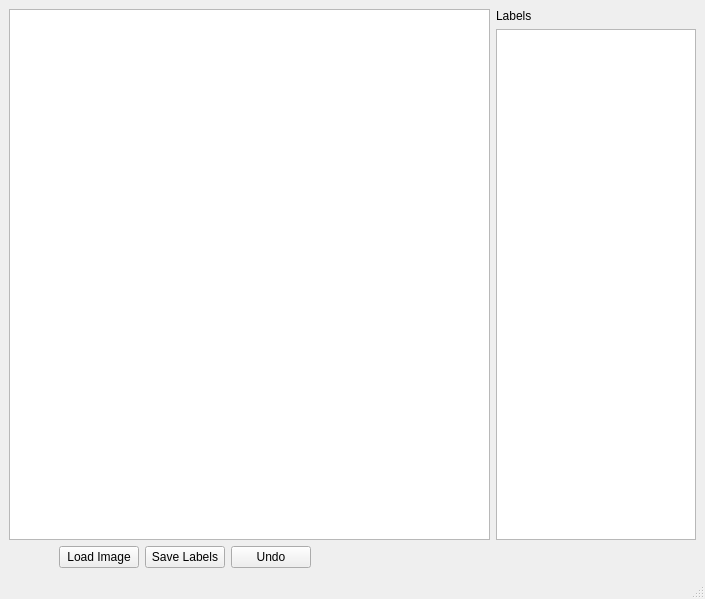
<?xml version="1.0" encoding="UTF-8"?>
<ui version="4.0">
 <class>MainWindow</class>
 <widget class="QMainWindow" name="MainWindow">
  <property name="geometry">
   <rect>
    <x>0</x>
    <y>0</y>
    <width>705</width>
    <height>599</height>
   </rect>
  </property>
  <property name="sizePolicy">
   <sizepolicy hsizetype="Maximum" vsizetype="Maximum">
    <horstretch>0</horstretch>
    <verstretch>0</verstretch>
   </sizepolicy>
  </property>
  <property name="windowTitle">
   <string>MainWindow</string>
  </property>
  <widget class="QWidget" name="centralwidget">
   <layout class="QGridLayout" name="gridLayout">
    <item row="2" column="0" colspan="2">
     <layout class="QHBoxLayout" name="horizontalLayout_2">
      <item>
       <spacer name="horizontalSpacer_2">
        <property name="orientation">
         <enum>Qt::Horizontal</enum>
        </property>
        <property name="sizeType">
         <enum>QSizePolicy::Fixed</enum>
        </property>
        <property name="sizeHint" stdset="0">
         <size>
          <width>50</width>
          <height>20</height>
         </size>
        </property>
       </spacer>
      </item>
      <item>
       <widget class="QPushButton" name="loadImgBtn">
        <property name="text">
         <string>Load Image</string>
        </property>
       </widget>
      </item>
      <item>
       <widget class="QPushButton" name="saveBtn">
        <property name="text">
         <string>Save Labels</string>
        </property>
       </widget>
      </item>
      <item>
       <widget class="QPushButton" name="undoBtn">
        <property name="text">
         <string>Undo</string>
        </property>
       </widget>
      </item>
      <item>
       <spacer name="horizontalSpacer">
        <property name="orientation">
         <enum>Qt::Horizontal</enum>
        </property>
        <property name="sizeHint" stdset="0">
         <size>
          <width>40</width>
          <height>20</height>
         </size>
        </property>
       </spacer>
      </item>
     </layout>
    </item>
    <item row="1" column="1">
     <widget class="QListWidget" name="listWidget">
      <property name="maximumSize">
       <size>
        <width>200</width>
        <height>16777215</height>
       </size>
      </property>
     </widget>
    </item>
    <item row="0" column="1">
     <widget class="QLabel" name="label">
      <property name="text">
       <string>Labels</string>
      </property>
     </widget>
    </item>
    <item row="0" column="0" rowspan="2">
     <widget class="QGraphicsView" name="graphicsView"/>
    </item>
   </layout>
  </widget>
  <widget class="QMenuBar" name="menubar">
   <property name="geometry">
    <rect>
     <x>0</x>
     <y>0</y>
     <width>705</width>
     <height>25</height>
    </rect>
   </property>
  </widget>
  <widget class="QStatusBar" name="statusbar"/>
 </widget>
 <resources/>
 <connections/>
</ui>
